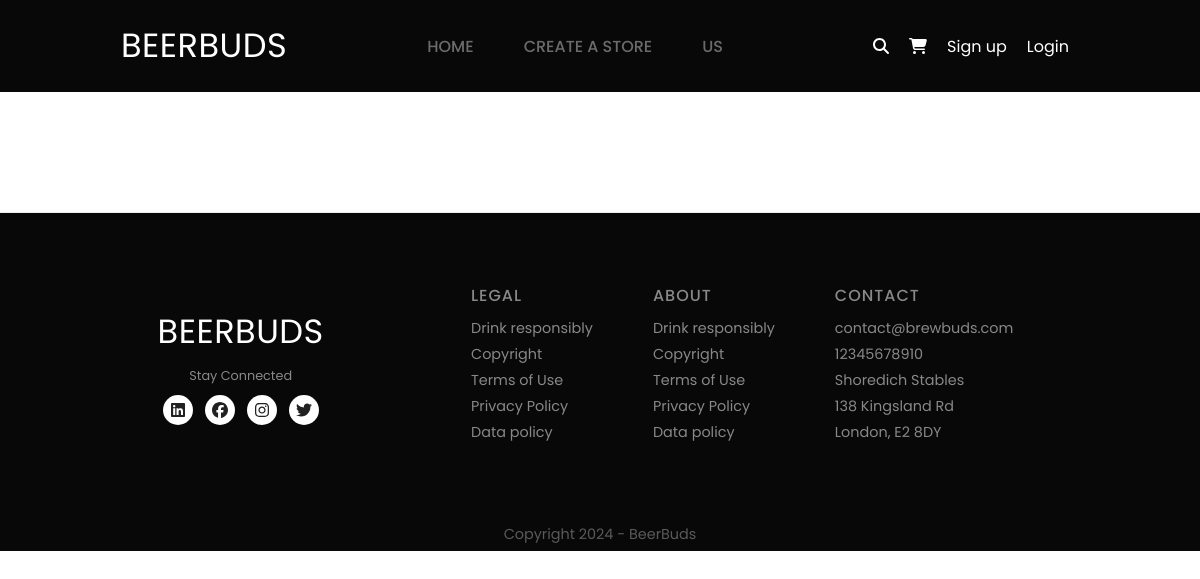
Before: /favourites_index/ with the older database file.
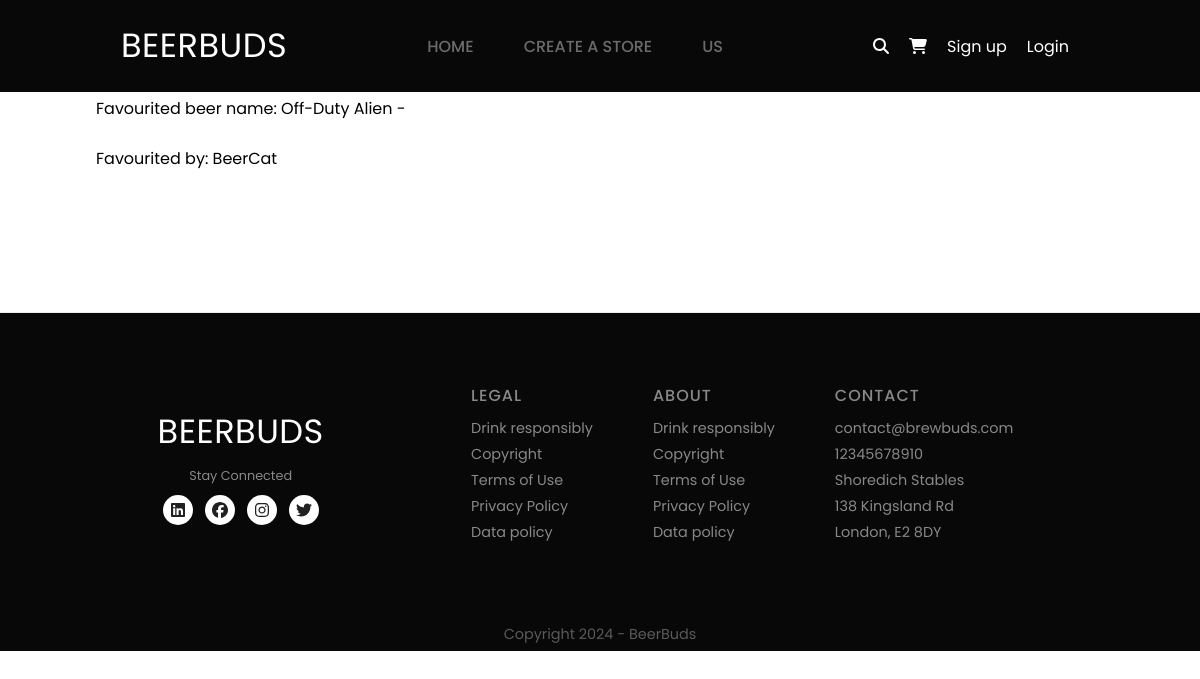
After: the same page with the newer database file.
### user_actions/models.py (models this page shows, shortened)
class Favourite(models.Model):
    profile_id = models.ForeignKey(Profile, related_name='user_favourite', on_delete=models.CASCADE)
    beer_id = models.ForeignKey(Beer, related_name='beer_favourite', on_delete=models.CASCADE)

### marketplace/models.py (models this page shows)
class Beer(models.Model):
    name = models.CharField(max_length=255, blank=False, null=False)
    description = models.TextField(blank=False, validators=[ MinLengthValidator(50, 'Please enter a description of at least 50 characters')])
    stock_quantity = models.IntegerField(blank=False, null=False)
    price = models.DecimalField(blank=False, null=False, max_digits=6, decimal_places=2)
    store_id = models.ForeignKey(Store, related_name='beer_store', on_delete=models.CASCADE)
    beer_image = models.ImageField(upload_to='beer_images', blank=False, null=False)
    volume = models.DecimalField(max_digits=6, decimal_places=2)
    abv = models.DecimalField(max_digits=6, decimal_places=1)
    ingredients = models.TextField(validators=[ MinLengthValidator(50, 'Please enter a description of at least 50 characters')])
    def __str__(self):
        return self.name

class Profile(models.Model):
    user_id = models.ForeignKey(User, related_name='user_profile', on_delete=models.CASCADE)
    address = models.CharField(max_length=350)
    def __str__(self):
        return self.user_id.username

### user_actions/views.py (the view)
# urls.py: path('favourites_index/', views.favourites_index, name="favourites_index"),
def favourites_index(request):
    favourites = Favourite.objects.all()
    return render(request, 'user_actions/favourites_index.html', {'all_favourites': favourites})

### marketplace/context_processors.py (called while the page is built)
def has_store(request):
    if request.user.is_authenticated:
        return {'has_store': Store.objects.filter(user_id=request.user).exists()}
    return {'has_store': False}

### user_actions/templates/user_actions/favourites_index.html (shortened to what this page needs)
{% extends "core/base.html"%}
{% block content %}
{% for favourites in all_favourites %}
  <div class="max-w-md mx-auto mt-8 bg-white p-8 rounded-xl border border-black">
  Favourited beer name: {{ favourites.beer_id }} -
  <br></br>
  Favourited by: {{ favourites.profile_id }}
  <br></br>
  </div>
{% endfor %}
{% endblock %}

Changed rows visible on the page:
added Favourite: beer_id "Off-Duty Alien", profile_id "BeerCat"
